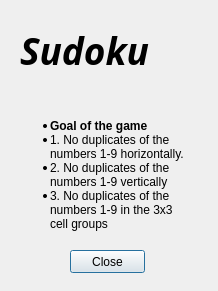
<?xml version="1.0" encoding="UTF-8"?>
<ui version="4.0">
 <class>HowToDialog</class>
 <widget class="QDialog" name="HowToDialog">
  <property name="geometry">
   <rect>
    <x>0</x>
    <y>0</y>
    <width>218</width>
    <height>291</height>
   </rect>
  </property>
  <property name="windowTitle">
   <string>How to Play</string>
  </property>
  <widget class="QPushButton" name="closeButton">
   <property name="geometry">
    <rect>
     <x>70</x>
     <y>250</y>
     <width>75</width>
     <height>23</height>
    </rect>
   </property>
   <property name="text">
    <string>Close</string>
   </property>
  </widget>
  <widget class="QLabel" name="label">
   <property name="geometry">
    <rect>
     <x>20</x>
     <y>10</y>
     <width>181</width>
     <height>81</height>
    </rect>
   </property>
   <property name="font">
    <font>
     <family>Broadway BT</family>
     <pointsize>28</pointsize>
     <weight>75</weight>
     <italic>true</italic>
     <bold>true</bold>
    </font>
   </property>
   <property name="text">
    <string>Sudoku</string>
   </property>
  </widget>
  <widget class="QLabel" name="label_2">
   <property name="geometry">
    <rect>
     <x>10</x>
     <y>80</y>
     <width>181</width>
     <height>191</height>
    </rect>
   </property>
   <property name="text">
    <string>&lt;ul class=&quot;gameRules&quot;&gt;
		&lt;li&gt;&lt;b&gt;Goal of the game&lt;/b&gt;&lt;/li&gt;
		&lt;li&gt;1. No duplicates of the numbers 1-9 horizontally.&lt;/li&gt;
		&lt;li&gt;2. No duplicates of the numbers 1-9 vertically&lt;/li&gt;
		&lt;li&gt;3. No duplicates of the numbers 1-9 in the 3x3 cell groups&lt;/li&gt;
	&lt;/ul&gt;</string>
   </property>
   <property name="alignment">
    <set>Qt::AlignLeading|Qt::AlignLeft|Qt::AlignVCenter</set>
   </property>
   <property name="wordWrap">
    <bool>true</bool>
   </property>
  </widget>
  <zorder>label</zorder>
  <zorder>label_2</zorder>
  <zorder>closeButton</zorder>
 </widget>
 <resources/>
 <connections/>
</ui>
